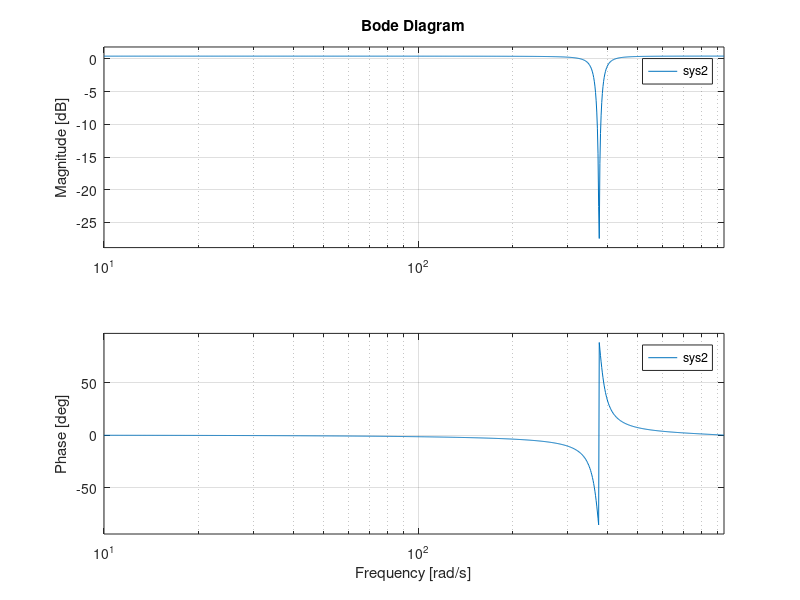
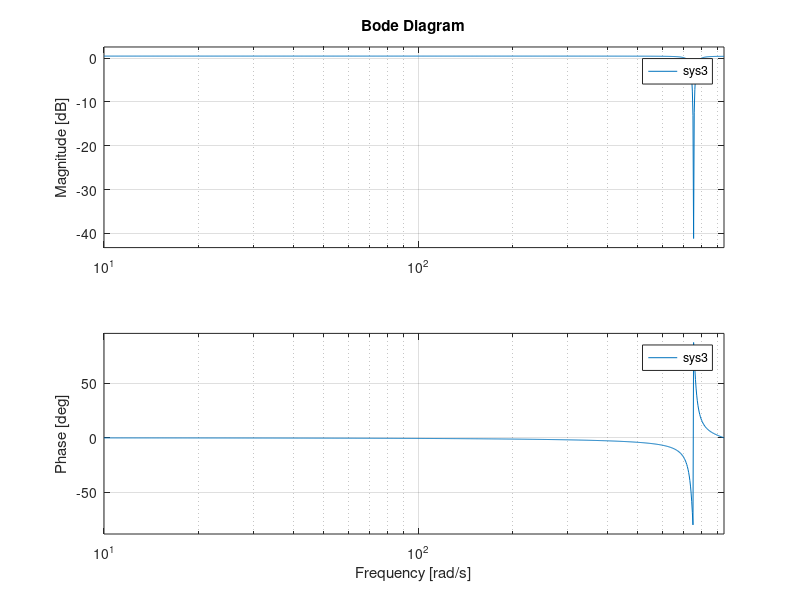

Recreate these plots in MATLAB, in order. (Note: this script raises an error after producing the figures.)
%% Bonus 2 MM 2021/2022 template
%  Don't put personal information here. It will be send for a plagiarism 
% check offsite 

%% Challenge 1a
% Given that a signal is sampled at 300Hz, design a notch filter to cancel
% out the 60Hz powerline interference and another notch filter to cancel 
% its 120Hz harmonic. Combine these in a single transfer function
fs=300;
t = 1 / fs;
omega1 = 0.4 * pi;
omega2 = 0.8 * pi;

% first make notch filter for 60Hz powerline
% z1 = [cos(omega1)+ 1i * sin(omega1) cos(-omega1) + 1i*sin(omega1) ];% zeros of notch filter 1
z1 = [exp(omega1*1i) exp(-omega1 * 1i)];
p1 = 0.95 * z1;% poles notch filter 1
b1 = poly(z1);% numerator polynomial notch filter 1
a1 = poly(p1);% denominator polynomial notch filter 1
sys2 = tf(b1, a1, t);
figure;
bode(sys2);

% then make notch filter for 120Hz harmonic
% z2 = [cos(omega2)+ 1i * sin(omega2) cos(-omega2) + 1i*sin(omega2) ];% zeros of notch filter 2
z2 = [exp(omega2 * 1i) exp(-omega2 * 1i)];
p2 = 0.95 * z2;% poles notch filter 2
b2 = poly(z2);% numerator polynomial notch filter 2
a2 = poly(p2); % denominator polynomial notch filter 2
sys3 = tf(b2,a2,t);
figure;
bode(sys3);

% Finally combine the notch filters in a single transfer function
z_c = [z1 z2];% zeros of combined transfer function
p_c = [p1 p2];% poles of combined transfer function
b_c = poly(z_c);% numerator of combined transfer function
a_c = poly(p_c);% denominator polynomial of combined transfer function
sys1  = tf(b_c,a_c, t);% Transfer function of combined system

%% Challenge 1b
% Plot the magnitude response (bode magnitude plot)
% first compute the frequency response
omega=linspace(0,2*pi,1000); % frequencies in radians
H2 = zeros(1,length(omega));%frequency response
for c = 1:length(omega)
    H2(c) = polyval(b_c, omega(c)) ./ polyval(a_c, omega(c));
end
% H2 = freqz(b_c,a_c,omega); %frequency response
% Plot the magnitude response (absolute value of the frequency response)
figure;
% plot(omega/2*pi,abs(H2));
bode(omega/2*pi,abs(H2));

xlabel('frequency (Hz)');
title('Magnitude response Task 2b')

% Make a pole-zero plot
figure;
% plot unit circle
tmpx=real(exp(omega*1i));
tmpy=imag(exp(omega*1i));
plot(tmpx,tmpy,'--k');
% plot real axis
hold on
plot(linspace(-1.1,1.1,100),zeros(1,100),'k:');
% plot imaginary axis
plot(zeros(1,100),linspace(-1.1,1.1,100),'k:');
plot(p_c, "x");% plot poles with an x
plot(z_c,"o");% plot zeros with an o
xlabel('real axis')
ylabel('imaginary axis')
axis square
title('Pole-zero plot Challenge 1b')

%% Challenge 1c
load data_MM_bonus2_challenge1.mat
figure;
subplot(3,1,1)
% do some plotting
plot((0:length(u)-1)*(fs/length(u)) , u);
title ('Time domain input');
xlabel('time (s)') % also make sure you actually have seconds that you show 
subplot(3,1,2)
plot((0:length(u)-1)*(fs/length(u)),abs(fft(u))); % magnitude spectrum
title('Magnitude spectrum input');
xlabel('write the meaning and units here')
subplot(3,1,3)
plot((0:length(u)-1)*(fs/length(u)),atan2(imag(fft(u)),real(fft(u)))*180/pi);
title('Phase spectrum input');
xlabel('write the meaning and units here')
ylabel('write the meaning and units here')  

%% Challenge 1d
figure;

plot((0:length(u)-1)*(fs/length(u)),abs(fft(u))); % magnitude spectrum input
hold on
% find magnitude of tf and multiply but magnitude of input 
%https://lpsa.swarthmore.edu/Bode/BodeWhat.html#:~:text=To%20find%20the%20magnitude%20of,the%20transfer%20function%20(%CE%B8).
% bode(sys1, u);
bode(sys1)
hold off
% todo: magnitude spectrum output
title('Magnitude spectrum');
xlabel('write the meaning and units here')

%% Challenge 2
T = 0.01;% sampling interval
A=[-1 2 -3;-2 0 -1;2 1 -1]; % System matrix
B=[1; 0; -2]; % input matrix
C=[0 0 2]; % output matrix
D=0; % direct feedthrough

t=0:T:5-T; %create time vector
u=linspace(-1,1,length(t))+sin(2*t); % sampled time series

%% Challenge 2a
% M = zeros(length(A) + 1)
M = [A ,B; zeros([1, length(A)+1])];
% M = [A ; zeros([1, length(A)])]

e = exp( M * T);
si = e(1:length(A), 1:length(A));
phi = e(1: length(A),length(A)+1);
%% Challenge 2b
sysC = ss(A,B,C,D);
sysD = ss(A,B,C,D,T);
% lsim(sysC, u, t)
[yc,tc,xc] = lsim(sysC, u, t);
[yd,td,xd] = lsim(sysC, u, t);
